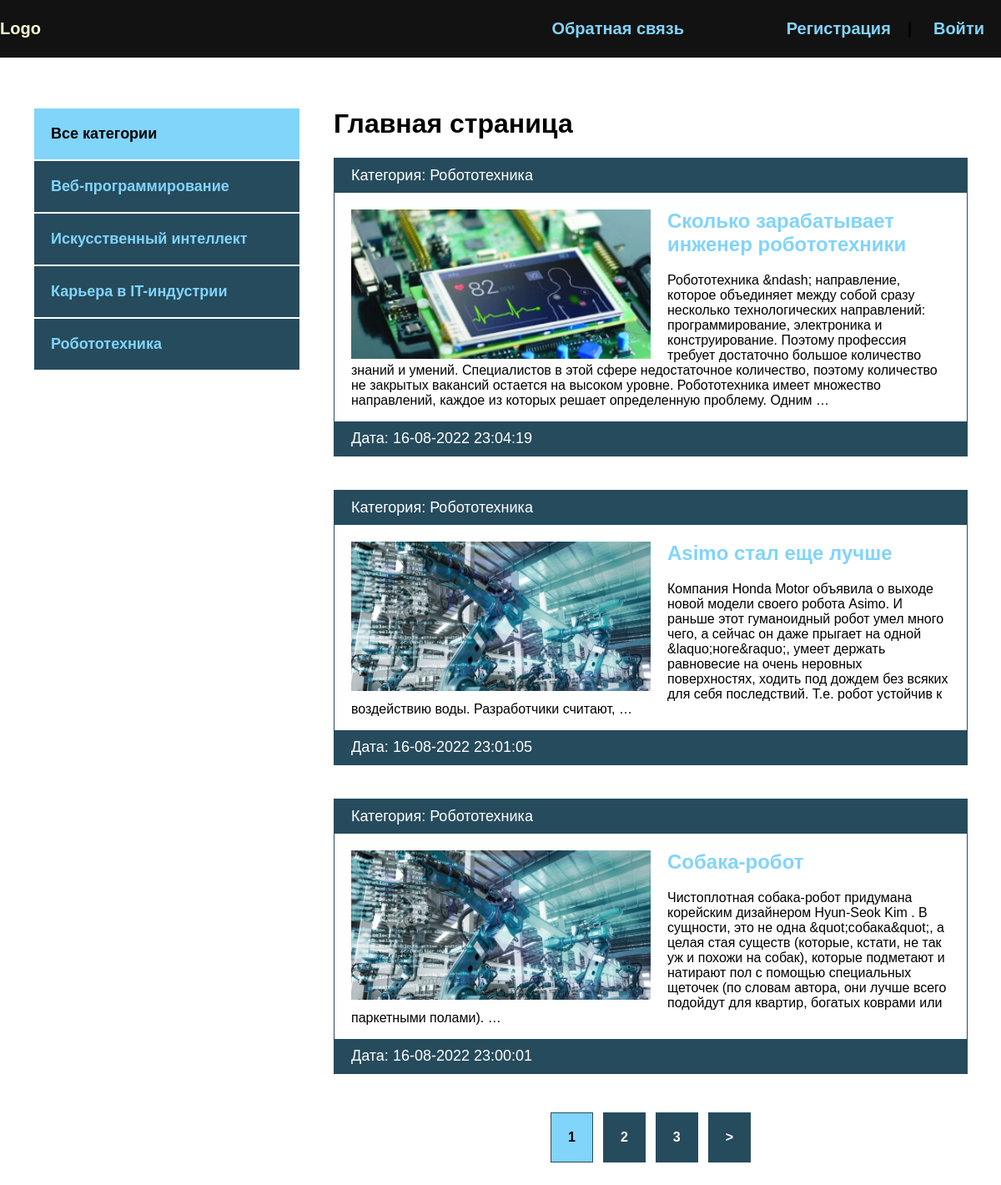
The page / on the database its author committed.
### blog/models.py (models this page shows, shortened)
class Category(models.Model):
    name = models.CharField(max_length=100, db_index=True, verbose_name="Категория")
    slug = models.SlugField(max_length=100, unique=True, db_index=True, verbose_name="URL")
    def __str__(self):
        return self.name
    def get_absolut_url(self):
        return reverse('category', kwargs={'cat_slug': self.slug})
    class Meta:
        verbose_name = "Категория"
        verbose_name_plural = "Категории"

class Blog(models.Model):
    title = models.CharField(max_length=255, verbose_name='Название')
    slug = models.SlugField(max_length=255, unique=True, db_index=True, verbose_name="URL")
    content = models.TextField(blank=True, verbose_name="Контент")
    photo = models.ImageField(upload_to="photos/%Y/%m/%d", blank=True, verbose_name="Фото")
    time_completed = models.DateTimeField(auto_now_add=True, verbose_name="Дата публикации")
    time_update = models.DateTimeField(auto_now=True, verbose_name="Дата обновления")
    is_published = models.BooleanField(default=True, verbose_name="Опубликовано")
    cat = models.ForeignKey('Category', on_delete=models.PROTECT, verbose_name="Категория")
    def get_absolut_url(self):
        return reverse('post', kwargs={'post_slug': self.slug})
    class Meta:
        verbose_name = "Новость"
        verbose_name_plural = "Новости"
        ordering = ['-time_completed']

### blog/views.py (the view)
# urls.py: path('', BlogHome.as_view(), name="index"),
class BlogHome(DataMixin, ListView):
    model = Blog
    template_name = "blog/index.html"
    context_object_name = 'posts'
    def get_context_data(self, *, object_list=None, **kwargs):
        context = super().get_context_data(**kwargs)
        c_def = self.get_user_context(title='Главная страница')
        return dict(list(context.items()) + list(c_def.items()))
    def get_queryset(self):
        return Blog.objects.filter(is_published=True).select_related('cat')

### blog/utils.py (called while the page is built)
    def get_user_context(self, **kwargs):
        context = kwargs
        cats = Category.objects.annotate(Count('blog'))
        user_menu = menu.copy()
        if not self.request.user.is_authenticated:
            user_menu.pop(0)
        context['menu'] = user_menu
        context['cats'] = cats
        if 'cat_selected' not in context:
            context['cat_selected'] = 0
        return context

### blog/templates/blog/index.html
{% extends 'blog/base.html' %}
{% load static %}
{% block content %}
<h1>{{ title }}</h1>
<ul>
    {% for p in posts %}
    <li>
        <p class="first">Категория: {{ p.cat }}</p>
        <div class="text">
            {% if p.photo %}
            <img src="{{ p.photo.url }}" class="image" alt="">
            {% else %}
            <img src="{% static 'blog/default.jpg'  %}" class="image">
            {% endif %}
            <h2><a href="{{ p.get_absolut_url }}">{{ p.title }}</a></h2>
            <p>{{ p.content|striptags|truncatewords:50 }}</p>
        </div>
        <p class="date">Дата: {{ p.time_update|date:"d-m-Y H:i:s" }}</p>
    </li>
    {% endfor %}
</ul>
{% endblock %}

### blog/templates/blog/base.html (shortened to what this page needs)
{% load static %}
{% load blog_tags %}
<!DOCTYPE html>
<html lang="en">
<head>
    <link rel="stylesheet" href="{% static 'css/style.css' %}">
</head>
<body>
    <div class="header">
        <div class="wrap">
            <ul class="meinmenu">
                <li class="logo">
                    <a href="{% url 'index' %}">
                        <div class="logo">Logo</div>
                    </a>
                </li>
                {% for m in menu %}
                <li class="last">
                    <a href="{% url m.url_name %}">{{ m.title }}</a>
                </li>
                {% endfor %}
                {% if request.user.is_authenticated %}
                <li class="last">{{ user.username }} | <a href="{% url 'logout' %}">Выйти</a></li>
                {% else %}
                <li class="last"><a href="{% url 'register' %}">Регистрация</a>| <a href="{% url 'login' %}">Войти</a></li>
                {% endif %}
            </ul>
        </div>
    </div>
    <div class="content">
        <div class="wrap">
            <div class="sidebar">
                <ul>
                    {% if cat_selected == 0 %}
                    <li class="selected">Все категории</li>
                    {% else %}
                    <li><a href="{% url 'index' %}">Все категории</a></li>
                    {% endif%}
                    {% for c in cats %}
                        {% if c.blog__count > 0 %}
                            {% if c.pk == cat_selected %}
                            <li class="selected">{{ c.name }}</li>
                            {% else %}
                            <li><a href="{{ c.get_absolut_url }}">{{ c.name }}</a></li>
                            {% endif %}
                        {% endif %}
                    {% endfor %}
                </ul>
            </div>
            <div class="main">
                {% block content %}
                {% endblock %}
                {% if page_obj.has_other_pages %}
                <div>
                    <ul class="list-pages">
                        {% for p in paginator.page_range %}
                            {% if page_obj.number == p %}
                            <li class="page-num page-num-selected">{{ p }}</li>
                        {% elif p >= page_obj.number|add:-2 and p <= page_obj.number|add:2 %}
                        <li class="page-num">
                            <a href="?page={{ p }}">{{ p }}</a>
                        </li>
                        {% endif %}
                        {% endfor %}
                        {% if page_obj.has_next %}
                        <li class="page-num">
                            <a href="?page={{ page_obj.next_page_number }}">&gt;</a>
                        </li>
                        {% endif %}
                    </ul>
                </div>
                {% endif %}
            </div>
        </div>
    </div>
</body>
</html>

### blog/static/css/style.css (style rules this page uses)
body { margin: 0; padding: 0; background: #264b5d; font-family: Verdana, Geneva, Tahoma, sans-serif; }
.wrap { max-width: 1200px; margin: 0 auto; }
.content .wrap { background: #FFF; padding: 40px; box-sizing: border-box; display: flex; }
ul { list-style: none; margin: 0; padding: 0; }
a { color: #81d4fa; text-decoration: none; padding: 20px; }
.header { background: #121212; }
.meinmenu { display: flex; align-items: center; font-size: 20px; font-weight: bold; }
.logo { flex-basis: 40%; }
.last { flex-basis: 30%; text-align: right; }
.sidebar ul { width: 320px; margin-right: 40px; margin-top: 20px; }
.sidebar a { padding: 20px; background: #264b5d; display: block; border: 1px solid #FFF; font-weight: bold; font-size: 18px; }
.selected { font-size: 18px; padding: 20px; border: 1px solid #FFF; font-weight: bold; background: #81d4fa; }
.main li { border: 1px solid #264b5d; margin-bottom: 40px; }
.image { max-width: 50%; float: left; margin-right: 20px; }
.first, .date { padding: 10px 20px; background: #264b5d; font-size: 18px; color: #FFF; margin: 0; }
.text { padding: 20px 20px 0; }
.text h2 { margin-top: 0; }
.text a { padding-left: 0; }
.page-num-selected { background: #81d4fa; padding: 20px; }
.list-pages { display: flex; justify-content: center; }
.list-pages a { background: #264b5d; padding: 20px; display: block; color: #FFF; }
.page-num { margin: 6px; font-weight: bold; }
.last a { display: inline-block; }

### rows shown on the page
Category: name "Веб-программирование"
Category: name "Искусственный интеллект"
Category: name "Карьера в IT-индустрии"
Category: name "Робототехника"
Blog: cat "Робототехника", photo (picture), title "Сколько зарабатывает инженер робототехники", content "Робототехника &ndash; направление, которое объединяет между собой сразу несколько технологических направлений: программирование, электроника и конструирование. Поэтому профессия требует достаточно большое количество знаний и умений. Специалистов в этой сфере недостаточное количество, поэтому количество не закрытых вакансий остается на высоком уровне. Робототехника имеет множество направлений, каждое из которых решает определенную проблему. Одним …", time_update "16-08-2022 23:04:19"
Blog: cat "Робототехника", title "Asimo стал еще лучше", content "Компания Honda Motor объявила о выходе новой модели своего робота Asimo. И раньше этот гуманоидный робот умел много чего, а сейчас он даже прыгает на одной &laquo;ноге&raquo;, умеет держать равновесие на очень неровных поверхностях, ходить под дождем без всяких для себя последствий. Т.е. робот устойчив к воздействию воды. Разработчики считают, …", time_update "16-08-2022 23:01:05"
Blog: cat "Робототехника", title "Cобака-робот", content "Чистоплотная собака-робот придумана корейским дизайнером Hyun-Seok Kim . В сущности, это не одна &quot;собака&quot;, а целая стая существ (которые, кстати, не так уж и похожи на собак), которые подметают и натирают пол с помощью специальных щеточек (по словам автора, они лучше всего подойдут для квартир, богатых коврами или паркетными полами). …", time_update "16-08-2022 23:00:01"

### other values the page prints
{{ m.title }} "Обратная связь"
{{ title }} "Главная страница"
{{ p }} "1"
{{ p }} "2" "3"
